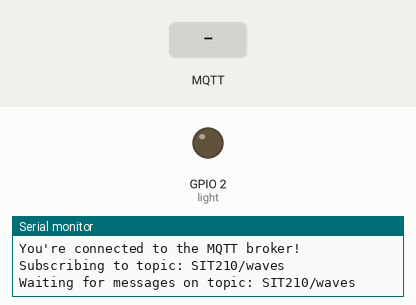
Recording of a sketch running on a simulated ESP8266 (NodeMCU). On the bench: output pins drawn as LEDs (lit = HIGH), the last lines printed to the serial monitor. Dashed ring = blinking. Inputs (shaded band) come from the test bench. WiFi joins after 1.5 s; servers stay silent unless stated; no MQTT or app messages arrive unless stated.

Above: at 6.3 s.
6.4 s: MQTT message "1" arrives on the first subscribed topic
At 6.5 s:
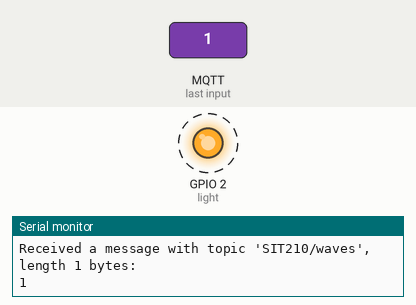
9.4 s: MQTT message "on" arrives on the first subscribed topic
At 11.7 s:
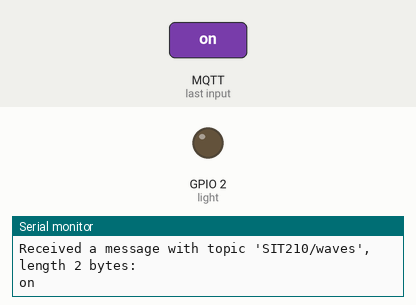
12.4 s: MQTT message "off" arrives on the first subscribed topic
At 12.5 s:
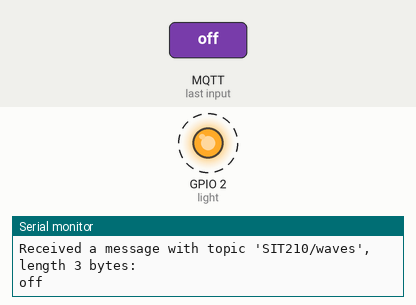
Timing chart, 0 to 15.4 s (numbered marks = the images above; inputs shaded):
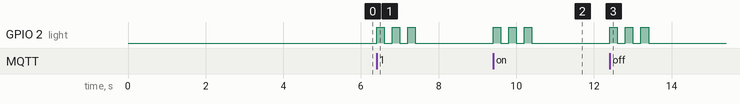

Measured:
- after the input at 6.4 s, GPIO 2 (light): alternates HIGH for 0.20 s and LOW for 0.20 s, 6 changes in all, then stays LOW, starting at once
- after the input at 9.4 s, GPIO 2 (light): alternates HIGH for 0.20 s and LOW for 0.20 s, 6 changes in all, then stays LOW, starting at once
- after the input at 12.4 s, GPIO 2 (light): alternates HIGH for 0.20 s and LOW for 0.20 s, 6 changes in all, then stays LOW, starting at once

The sketch:

Receiver.ino
```cpp
#include <ArduinoMqttClient.h>
#if defined(ARDUINO_SAMD_MKRWIFI1010) || defined(ARDUINO_SAMD_NANO_33_IOT) || defined(ARDUINO_AVR_UNO_WIFI_REV2)
#include <WiFiNINA.h>
#elif defined(ARDUINO_SAMD_MKR1000)
#include <WiFi101.h>
#elif defined(ARDUINO_ARCH_ESP8266)
#include <ESP8266WiFi.h>
#elif defined(ARDUINO_ARCH_ESP32)
#include <WiFi.h>
#endif

// #include "arduino_secrets.h"
///////please enter your sensitive data in the Secret tab/arduino_secrets.h
char ssid[] = "Moto G";    // your network SSID (name)
char pass[] = "12341234";    // your network password (use for WPA, or use as key for WEP)

int light = 2;

// To connect with SSL/TLS:
// 1) Change WiFiClient to WiFiSSLClient.
// 2) Change port value from 1883 to 8883.
// 3) Change broker value to a server with a known SSL/TLS root certificate
//    flashed in the WiFi module.

WiFiClient wifiClient;
MqttClient mqttClient(wifiClient);

const char broker[] = "mqtt-dashboard.com";
int        port     = 1883;
const char topic[]  = "SIT210/waves";

void setup() {
  //Initialize serial and wait for port to open:
  Serial.begin(9600);
  pinMode(light, OUTPUT);
  while (!Serial) {
    ; // wait for serial port to connect. Needed for native USB port only
  }

  // attempt to connect to WiFi network:
  Serial.print("Attempting to connect to WPA SSID: ");
  Serial.println(ssid);
  while (WiFi.begin(ssid, pass) != WL_CONNECTED) {
    // failed, retry
    Serial.print(".");
    delay(5000);
  }

  Serial.println("You're connected to the network");
  Serial.println();

  // You can provide a unique client ID, if not set the library uses Arduino-millis()
  // Each client must have a unique client ID
  // mqttClient.setId("clientId");

  // You can provide a username and password for authentication
  // mqttClient.setUsernamePassword("username", "password");

  Serial.print("Attempting to connect to the MQTT broker: ");
  Serial.println(broker);

  if (!mqttClient.connect(broker, port)) {
    Serial.print("MQTT connection failed! Error code = ");
    Serial.println(mqttClient.connectError());

    while (1);
  }

  Serial.println("You're connected to the MQTT broker!");
  Serial.println();

  Serial.print("Subscribing to topic: ");
  Serial.println(topic);
  Serial.println();

  // subscribe to a topic
  mqttClient.subscribe(topic);

  // topics can be unsubscribed using:
  // mqttClient.unsubscribe(topic);

  Serial.print("Waiting for messages on topic: ");
  Serial.println(topic);
  Serial.println();
}

void loop() {
  int messageSize = mqttClient.parseMessage();
  if (messageSize) {
    // we received a message, print out the topic and contents
    Serial.print("Received a message with topic '");
    Serial.print(mqttClient.messageTopic());
    Serial.print("', length ");
    Serial.print(messageSize);
    Serial.println(" bytes:");

    // use the Stream interface to print the contents
    while (mqttClient.available()) {
      Serial.print((char)mqttClient.read());
    }
    Serial.println();
    digitalWrite(light, HIGH);   // turn the LED on (HIGH is the voltage level)
    delay(200);                       // wait for a second
    digitalWrite(light, LOW);    // turn the LED off by making the voltage LOW
    delay(200);
    digitalWrite(light, HIGH);   // turn the LED on (HIGH is the voltage level)
    delay(200);                       // wait for a second
    digitalWrite(light, LOW);    // turn the LED off by making the voltage LOW
    delay(200);
    digitalWrite(light, HIGH);   // turn the LED on (HIGH is the voltage level)
    delay(200);                       // wait for a second
    digitalWrite(light, LOW);    // turn the LED off by making the voltage LOW
    delay(200);

    Serial.println();
  }
}
```
